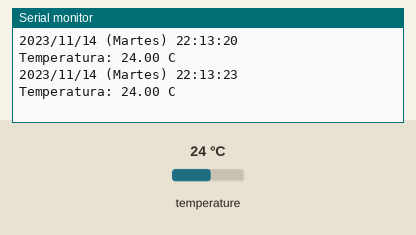
This sketch was run on a simulated Arduino Uno, built with avr-gcc and run on an emulated ATmega328P. On the bench: the last lines printed to the serial monitor. The inputs (shaded band) are chosen by the test bench; at power-on: temperature 24 °C. The local clock reads 2024-03-15 10:24:30 at power-on unless the sketch sets it.

Above: at 3.8 s.
3.9 s: temperature set to 12 °C
At 6.9 s:
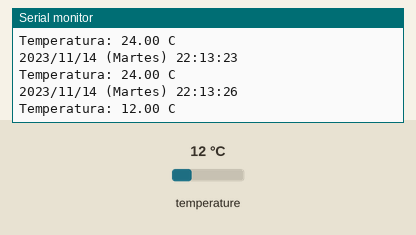
7.8 s: temperature set to 19 °C
At 9.4 s:
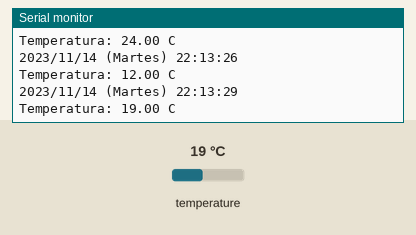
Timing chart, 0 to 10.9 s (numbered marks = the images above; inputs shaded):
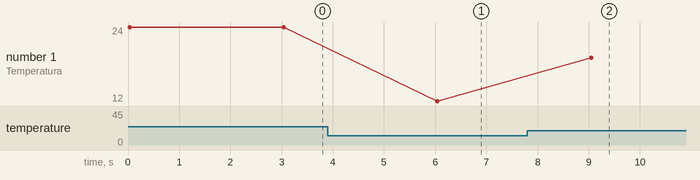

Measured:
- after the input at 3.9 s, the serial monitor: prints a new line after 2.1 s (image 1)
- after the input at 7.8 s, the serial monitor: prints a new line after 1.2 s (image 2)
- plotted number 1: 24 → 12 after the input at 3.9 s, 12 → 19 after the input at 7.8 s

The sketch:

ds3231_demo.ino
```cpp
#include "RTClib.h"

RTC_DS3231 rtc;

char dias[7][12] = {"Domingo", "Lunes", "Martes", "Miercoles", "Jueves", "Viernes", "Sabado"};

void setup () {


  Serial.begin(9600);

  if (! rtc.begin())
  {
    Serial.println("Hubo problemas al inicializar el RTC");
    while (1);
  }
  //"automatico"
  //ajusto EL RTC con la hora y fecha al momenot de subir  el sketch
    rtc.adjust(DateTime(F(__DATE__), F(__TIME__)));

  //manual
  //DateTime (y, m, d, hh, mm, ss);
  //rtc.adjust(DateTime(2000,01,02,00,01,30));
}

void loop () {
    DateTime now = rtc.now();

    Serial.print(now.year(), DEC);
    Serial.print('/');
    Serial.print(now.month(), DEC);
    Serial.print('/');
    Serial.print(now.day(), DEC);
    Serial.print(" (");
    Serial.print(dias[now.dayOfTheWeek()]);
    Serial.print(") ");
    Serial.print(now.hour(), DEC);
    Serial.print(':');
    Serial.print(now.minute(), DEC);
    Serial.print(':');
    Serial.print(now.second(), DEC);
    Serial.println();


    Serial.print("Temperatura: ");
    Serial.print(rtc.getTemperature());
    Serial.println(" C");

    Serial.println();
    delay(3000);
}
```
